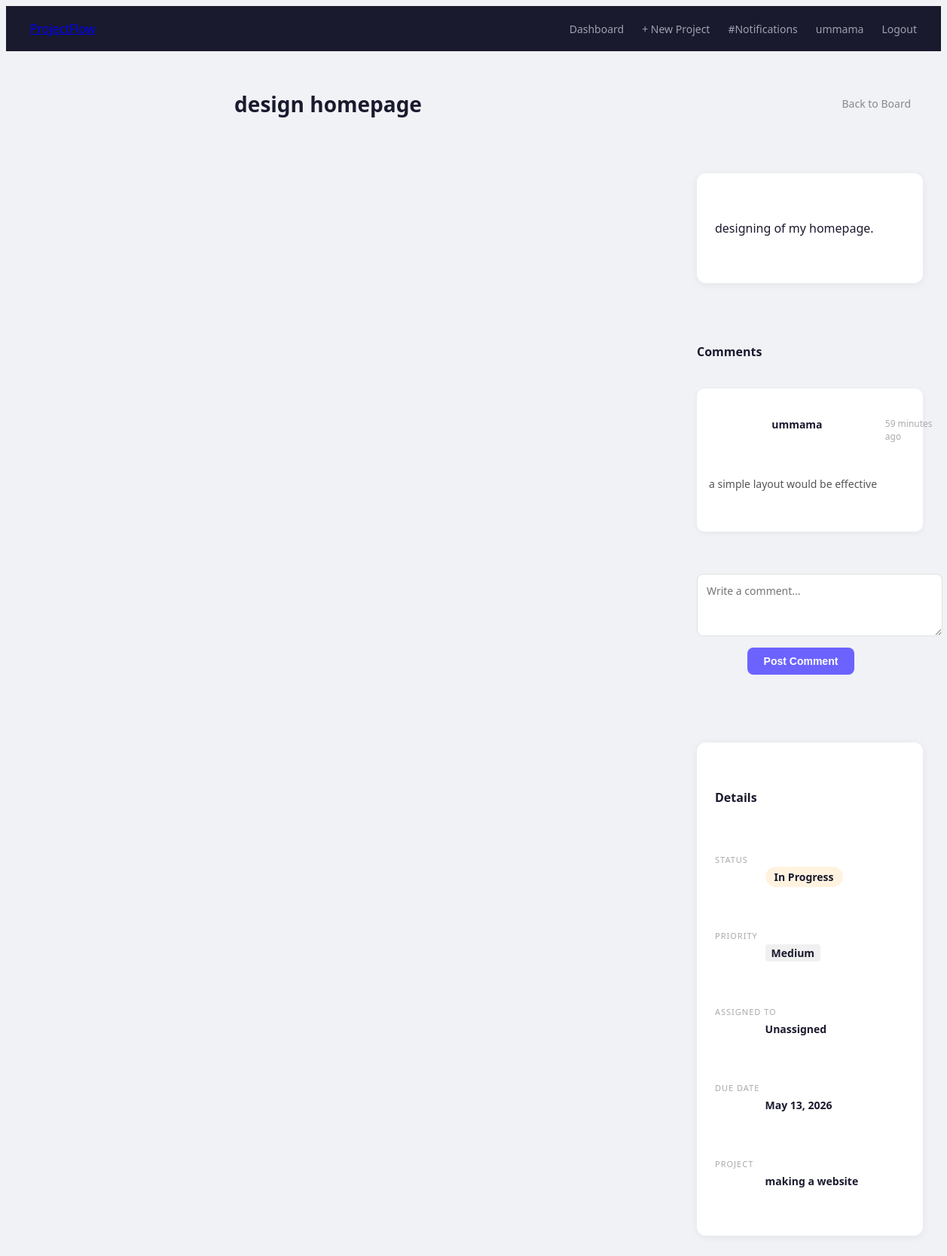
The page /task/1/ (signed in) on the database its author committed.
### projects/models.py (models this page shows)
class Task(models.Model):
    STATUS_CHOICES=[('todo','To Do'),('inprogress','In Progress'),('done','Done'),]
    PRIORITY_CHOICES = [('low', 'Low'),('medium', 'Medium'),('high', 'High'),('urgent', 'Urgent'),]
    project = models.ForeignKey(Project, on_delete=models.CASCADE, related_name='tasks')
    title = models.CharField(max_length=200)
    description = models.TextField(blank=True)
    assigned_to = models.ForeignKey(User, on_delete=models.SET_NULL, null=True, blank=True, related_name='assigned_tasks')
    status = models.CharField(max_length=20, choices=STATUS_CHOICES, default='todo')
    priority = models.CharField(max_length=20, choices=PRIORITY_CHOICES, default='medium')
    due_date = models.DateField(null=True, blank=True)
    created_at = models.DateTimeField(auto_now_add=True)

class Comment(models.Model):
    task = models.ForeignKey(Task, on_delete=models.CASCADE, related_name='comments')
    author = models.ForeignKey(User, on_delete=models.CASCADE)
    content = models.TextField()
    created_at = models.DateTimeField(auto_now_add=True)

class Project(models.Model):
    title=models.CharField(max_length=200)
    description =models.TextField(blank=True)
    owner=models.ForeignKey(User,on_delete=models.CASCADE,related_name='owned_projects')
    members=models.ManyToManyField(User,related_name='memeber_projects',blank=True)
    created_at=models.DateTimeField(auto_now_add=True)

### projects/views.py (the view, shortened to what this page needs)
# urls.py: path('task/<int:pk>/', views.task_detail, name='task_detail'),
@login_required
def task_detail(request, pk):
    task = get_object_or_404(Task, pk=pk)
    comments = task.comments.all().order_by('created_at')
    return render(request, 'projects/task_detail.html', {'task': task, 'comments': comments})

### templates/projects/task_detail.html (shortened to what this page needs)
{% extends 'base.html' %}
{% block content %}
<div class="page-header">
    <h1>{{ task.title }}</h1>
    <a href="{% url 'project_detail' task.project.pk %}" class="btn-cancel">Back to Board</a>
</div>
<div class="task-detail-layout">
    <div class="task-detail-main">
        <div class="task-detail-card">
            <p>{{ task.description|default:"No description provided." }}</p>
        </div>
        <div class="comments-section">
            <h3>Comments</h3>
            {% for comment in comments %}
            <div class="comment-card">
                <div class="comment-header">
                    <strong>{{ comment.author.username }}</strong>
                    <span>{{ comment.created_at|timesince }} ago</span>
                </div>
                <p>{{ comment.content }}</p>
            </div>
            {% empty %}
            <p class="no-comments">No comments yet. Be the first!</p>
            {% endfor %}
            <form method="post" class="comment-form">
                <textarea name="content" rows="3" placeholder="Write a comment..." required></textarea>
                <button type="submit" class="btn-primary">Post Comment</button>
            </form>
        </div>
    </div>
    <div class="task-detail-sidebar">
        <div class="sidebar-card">
            <h3>Details</h3>
            <div class="detail-item">
                <label>Status</label>
                <span class="status-badge status-{{ task.status }}">{{ task.get_status_display }}</span>
            </div>
            <div class="detail-item">
                <label>Priority</label>
                <span class="priority-badge priority-{{ task.priority }}">{{ task.priority }}</span>
            </div>
            <div class="detail-item">
                <label>Assigned To</label>
                <span>{{ task.assigned_to.username|default:"Unassigned" }}</span>
            </div>
            <div class="detail-item">
                <label>Due Date</label>
                <span>{{ task.due_date|default:"No due date" }}</span>
            </div>
            <div class="detail-item">
                <label>Project</label>
                <a href="{% url 'project_detail' task.project.pk %}">{{ task.project.title }}</a>
            </div>
        </div>
    </div>
</div>
{% endblock %}

### templates/base.html (shortened to what this page needs)
{% load static %}
<!DOCTYPE html>
<html lang="en">
<head>
    {% load static %}
    <link rel="stylesheet" href="{% static 'css/style.css' %}">
</head>
<body>
    {% if user.is_authenticated %}
    <nav class="navbar">
        <div class="nav-brand">
            <a href="{% url 'dashboard' %}">ProjectFlow</a>
        </div>
        <div class="nav-links">
            <a href="{% url 'dashboard' %}">Dashboard</a>
            <a href="{% url 'create_project' %}">+ New Project</a>
            <a href="{% url 'notifications' %}">
                #Notifications
            </a>
            <a href="{% url 'profile' %}">{{ user.username }}</a>
            <a href="{% url 'logout' %}">Logout</a>
        </div>
    </nav>
    {% endif %}
    <div class="container">
        {% block content %}{% endblock %}
    </div>
</body>
</html>

### static/css/style.css (style rules this page uses)
body { font-family: 'Segoe UI', sans-serif; background: #f0f2f5; color: #1a1a2e; }
.navbar { background: #1a1a2e; padding: 0 32px; display: flex; justify-content: space-between; align-items: center; height: 60px; position: sticky; top: 0; z-index: 100; }
.nav-links { display: flex; align-items: center; gap: 24px; }
.nav-links a { color: #a0a0b0; text-decoration: none; font-size: 14px; font-weight: 500; transition: color 0.2s; }
.container { max-width: 1200px; margin: 0 auto; padding: 32px 24px; }
.page-header { display: flex; justify-content: space-between; align-items: center; margin-bottom: 32px; }
.page-header h1 { font-size: 28px; font-weight: 700; color: #1a1a2e; }
.btn-primary { background: #6c63ff; color: white; padding: 10px 22px; border-radius: 8px; border: none; font-size: 14px; font-weight: 600; cursor: pointer; text-decoration: none; transition: background 0.2s; display: inline-block; }
.btn-cancel { color: #888; text-decoration: none; font-size: 14px; padding: 10px 16px; }
.priority-badge { font-size: 11px; padding: 2px 8px; border-radius: 4px; font-weight: 600; background: #f0f0f0; color: #666; text-transform: capitalize; }
.task-detail-layout { display: grid; grid-template-columns: 1fr 300px; gap: 24px; }
.task-detail-card { background: white; border-radius: 12px; padding: 24px; margin-bottom: 20px; box-shadow: 0 2px 12px rgba(0,0,0,0.06); }
.comments-section h3 { font-size: 16px; font-weight: 700; margin-bottom: 16px; }
.comment-card { background: white; border-radius: 10px; padding: 16px; margin-bottom: 12px; box-shadow: 0 2px 8px rgba(0,0,0,0.05); }
.comment-header { display: flex; justify-content: space-between; margin-bottom: 8px; }
.comment-header strong { font-size: 14px; color: #1a1a2e; }
.comment-header span { font-size: 12px; color: #aaa; }
.comment-card p { font-size: 14px; color: #555; line-height: 1.6; }
.comment-form textarea { width: 100%; padding: 12px; border: 1.5px solid #e0e0e0; border-radius: 8px; font-size: 14px; outline: none; font-family: inherit; margin-bottom: 10px; }
.sidebar-card { background: white; border-radius: 12px; padding: 24px; box-shadow: 0 2px 12px rgba(0,0,0,0.06); }
.sidebar-card h3 { font-size: 16px; font-weight: 700; margin-bottom: 20px; }
.detail-item { margin-bottom: 16px; }
.detail-item label { display: block; font-size: 11px; text-transform: uppercase; letter-spacing: 1px; color: #aaa; margin-bottom: 4px; }
.detail-item span, .detail-item a { font-size: 14px; font-weight: 600; color: #1a1a2e; text-decoration: none; }
.status-badge { padding: 4px 12px; border-radius: 20px; font-size: 12px; font-weight: 600; }
.status-inprogress { background: #fff3e0; color: #ffa502; }

### rows shown on the page
Task: title "design homepage", description "designing of my homepage.", status "In Progress", priority "Medium", assigned_to.username "Unassigned", due_date "May 13, 2026", project "making a website"
Comment: author.username "ummama", created_at "59 minutes", content "a simple layout would be effective"

### other values the page prints
{{ user.username }} "ummama"
